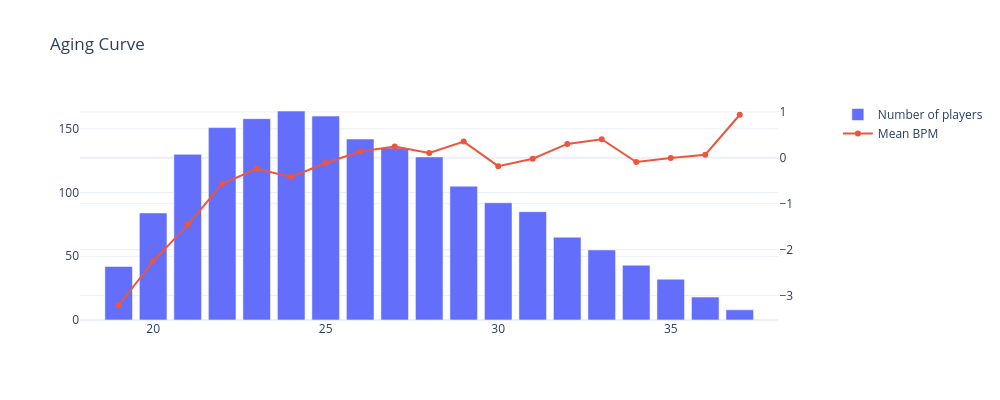

This figure's notebook cell:
### Code cell
age = players[(players.minutes_played >= 500) & players.age.between(19, 37)]

bpm_mean = age.groupby("age")["box_plus_minus"].mean()

player_count = age.groupby("age")["box_plus_minus"].count()

age = pd.DataFrame({
    "age": bpm_mean.index,
    "box_plus_minus": bpm_mean.values,
    "n": player_count.values
}).reset_index(drop=True)

fig = make_subplots(specs=[[{"secondary_y": True}]])
fig.add_bar(x=age.age, y=age.n, name="Number of players")
fig.add_scatter(x=age.age, y=age.box_plus_minus, name="Mean BPM", mode="lines+markers", secondary_y=True)
fig.update_layout(title="Aging Curve", height=400,width=1000)
fig.show()

### Figure 1 — Plotly figure (JSON) as saved in the notebook; plotly's stock layout.template omitted (floating-point values rounded to 4 significant figures)
{"data": [{"name": "Number of players", "type": "bar", "x": [19, 20, 21, 22, 23, 24, 25, 26, 27, 28, 29, 30, 31, 32, 33, 34, 35, 36, 37], "y": [42, 84, 130, 151, 158, 164, 160, 142, 135, 128, 105, 92, 85, 65, 55, 43, 32, 18, 8]}, {"mode": "lines+markers", "name": "Mean BPM", "type": "scatter", "x": [19, 20, 21, 22, 23, 24, 25, 26, 27, 28, 29, 30, 31, 32, 33, 34, 35, 36, 37], "xaxis": "x", "y": [-3.212, -2.255, -1.461, -0.5662, -0.2392, -0.4171, -0.1125, 0.1366, 0.2474, 0.1031, 0.3533, -0.1826, -0.02, 0.3015, 0.4036, -0.09302, -0.003125, 0.06667, 0.9375], "yaxis": "y2"}], "layout": {"height": 400, "title": {"text": "Aging Curve"}, "width": 1000, "xaxis": {"anchor": "y", "domain": [0, 0.94]}, "yaxis": {"anchor": "x", "domain": [0, 1]}, "yaxis2": {"anchor": "x", "overlaying": "y", "side": "right"}}}
